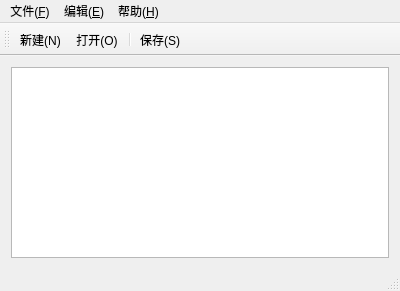
<?xml version="1.0" encoding="UTF-8"?>
<ui version="4.0">
 <class>MainWindow</class>
 <widget class="QMainWindow" name="MainWindow">
  <property name="geometry">
   <rect>
    <x>0</x>
    <y>0</y>
    <width>400</width>
    <height>291</height>
   </rect>
  </property>
  <property name="windowTitle">
   <string>MainWindow</string>
  </property>
  <widget class="QWidget" name="centralWidget">
   <layout class="QGridLayout" name="gridLayout">
    <item row="0" column="0">
     <widget class="QTextEdit" name="textEdit"/>
    </item>
   </layout>
  </widget>
  <widget class="QMenuBar" name="menuBar">
   <property name="geometry">
    <rect>
     <x>0</x>
     <y>0</y>
     <width>400</width>
     <height>23</height>
    </rect>
   </property>
   <widget class="QMenu" name="menu_F">
    <property name="title">
     <string>文件(&amp;F)</string>
    </property>
    <addaction name="action_New"/>
    <addaction name="action_Open"/>
    <addaction name="action_Close"/>
    <addaction name="separator"/>
    <addaction name="action_Save"/>
    <addaction name="action_SaveAs"/>
    <addaction name="separator"/>
    <addaction name="action_Quit"/>
   </widget>
   <widget class="QMenu" name="menu_E">
    <property name="title">
     <string>编辑(&amp;E)</string>
    </property>
    <addaction name="action_Undo"/>
    <addaction name="separator"/>
    <addaction name="action_Cut"/>
    <addaction name="action_Copy"/>
    <addaction name="action_Past"/>
    <addaction name="separator"/>
    <addaction name="action_Find"/>
   </widget>
   <widget class="QMenu" name="menu_H">
    <property name="title">
     <string>帮助(&amp;H)</string>
    </property>
    <addaction name="action_Help"/>
   </widget>
   <addaction name="menu_F"/>
   <addaction name="menu_E"/>
   <addaction name="menu_H"/>
  </widget>
  <widget class="QToolBar" name="mainToolBar">
   <property name="iconSize">
    <size>
     <width>12</width>
     <height>12</height>
    </size>
   </property>
   <attribute name="toolBarArea">
    <enum>TopToolBarArea</enum>
   </attribute>
   <attribute name="toolBarBreak">
    <bool>false</bool>
   </attribute>
   <addaction name="action_New"/>
   <addaction name="action_Open"/>
   <addaction name="separator"/>
   <addaction name="action_Save"/>
  </widget>
  <widget class="QStatusBar" name="statusBar"/>
  <action name="action_New">
   <property name="text">
    <string>新建(&amp;N)</string>
   </property>
   <property name="shortcut">
    <string>Ctrl+N</string>
   </property>
  </action>
  <action name="action_Open">
   <property name="text">
    <string>打开(&amp;O)</string>
   </property>
   <property name="shortcut">
    <string>Ctrl+O</string>
   </property>
  </action>
  <action name="action_Close">
   <property name="text">
    <string>关闭(&amp;C)</string>
   </property>
   <property name="shortcut">
    <string>Ctrl+W</string>
   </property>
  </action>
  <action name="action_Save">
   <property name="text">
    <string>保存(&amp;S)</string>
   </property>
   <property name="shortcut">
    <string>Ctrl+S</string>
   </property>
  </action>
  <action name="action_SaveAs">
   <property name="text">
    <string>另存为(&amp;A)</string>
   </property>
  </action>
  <action name="action_Quit">
   <property name="text">
    <string>退出(&amp;X)</string>
   </property>
   <property name="shortcut">
    <string>Ctrl+Q</string>
   </property>
  </action>
  <action name="action_Undo">
   <property name="text">
    <string>撤销(&amp;Z)</string>
   </property>
   <property name="shortcut">
    <string>Ctrl+Z</string>
   </property>
  </action>
  <action name="action_Cut">
   <property name="text">
    <string>剪切(&amp;X)</string>
   </property>
   <property name="shortcut">
    <string>Ctrl+X</string>
   </property>
  </action>
  <action name="action_Copy">
   <property name="text">
    <string>复制(&amp;C)</string>
   </property>
   <property name="shortcut">
    <string>Ctrl+C</string>
   </property>
  </action>
  <action name="action_Past">
   <property name="text">
    <string>黏贴(&amp;V)</string>
   </property>
   <property name="shortcut">
    <string>Ctrl+V</string>
   </property>
  </action>
  <action name="action_Find">
   <property name="text">
    <string>查找(&amp;F)</string>
   </property>
   <property name="shortcut">
    <string>Ctrl+F</string>
   </property>
  </action>
  <action name="action_Help">
   <property name="text">
    <string>版本说明</string>
   </property>
   <property name="shortcut">
    <string>F1</string>
   </property>
  </action>
 </widget>
 <layoutdefault spacing="6" margin="11"/>
 <resources/>
 <connections/>
</ui>
